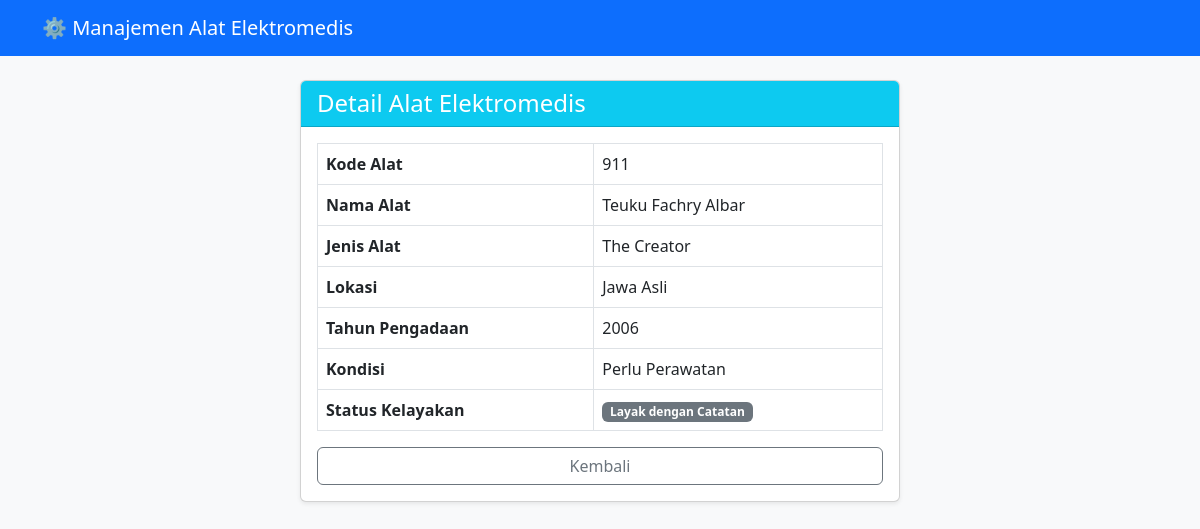
Page /4/ on the committed database.
### alat/models.py (models this page shows, shortened)
class AlatElektromedis(models.Model):
    KONDISI_CHOICES = (
        ('Baik', 'Baik'),
        ('Perlu Perawatan', 'Perlu Perawatan'),
        ('Rusak', 'Rusak'),
    )
    kode_alat = models.CharField(max_length=20, unique=True)
    nama_alat = models.CharField(max_length=100)
    jenis_alat = models.CharField(max_length=100)
    lokasi = models.CharField(max_length=100)
    tahun_pengadaan = models.IntegerField()
    kondisi = models.CharField(max_length=30, choices=KONDISI_CHOICES)
    status_kelayakan = models.CharField(max_length=50)

### alat/views.py (the view)
# urls.py: path('<str:pk>/', views.detail_alat, name='detail_alat'),
def detail_alat(request, pk):
    alat = get_object_or_404(AlatElektromedis, pk=pk)
    return render(request, 'alat/detail_alat.html', {'alat': alat})

### alat/templates/alat/detail_alat.html
{% extends 'alat/base.html' %}
{% block content %}
<div class="card shadow-sm mx-auto" style="max-width: 600px;">
    <div class="card-header bg-info text-white">
        <h4 class="mb-0">Detail Alat Elektromedis</h4>
    </div>
    <div class="card-body">
        <table class="table table-bordered">
            <tr><th>Kode Alat</th><td>{{ alat.kode_alat }}</td></tr>
            <tr><th>Nama Alat</th><td>{{ alat.nama_alat }}</td></tr>
            <tr><th>Jenis Alat</th><td>{{ alat.jenis_alat }}</td></tr>
            <tr><th>Lokasi</th><td>{{ alat.lokasi }}</td></tr>
            <tr><th>Tahun Pengadaan</th><td>{{ alat.tahun_pengadaan }}</td></tr>
            <tr><th>Kondisi</th><td>{{ alat.kondisi }}</td></tr>
            <tr><th>Status Kelayakan</th><td><span class="badge bg-secondary">{{ alat.status_kelayakan }}</span></td></tr>
        </table>
        <a href="{% url 'daftar_alat' %}" class="btn btn-outline-secondary w-100">Kembali</a>
    </div>
</div>
{% endblock %}

### rows in the picture
AlatElektromedis: kode_alat "911", nama_alat "Teuku Fachry Albar", jenis_alat "The Creator", lokasi "Jawa Asli", tahun_pengadaan "2006", kondisi "Perlu Perawatan", status_kelayakan "Layak dengan Catatan"
